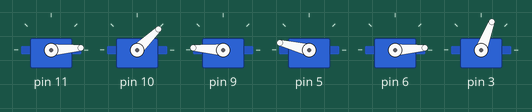
The sketch below on a simulated Arduino Uno, built with avr-gcc and run on an emulated ATmega328P. On the bench: 6 × servo.

Above: at 0.15 s.
At 4.69 s:
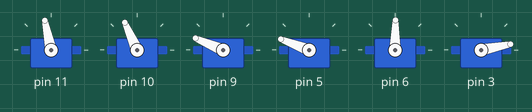
At 9.1 s:
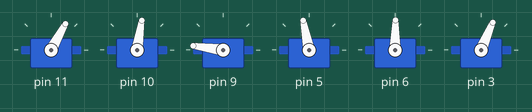
At 23.11 s:
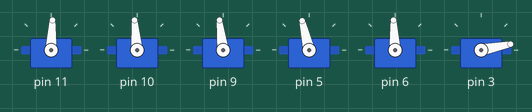
At 31.04 s:
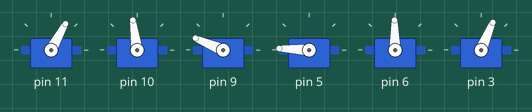
At 38.94 s:
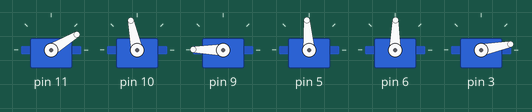
Timing chart, 0 to 40.0 s (numbered marks = the images above):
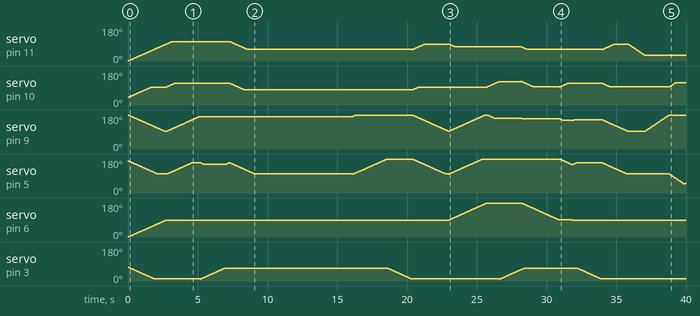

The sketch:

Making_Tea_Braccio.ino
```cpp
#include <Braccio.h>
#include <Servo.h>

Servo base;
Servo shoulder;
Servo elbow;
Servo wrist_rot;
Servo wrist_ver;
Servo gripper;

int count = 0;
int i = 0;
int j = 0;
int k = 0;
int m1 = 90;
int m2 = 90;
int m3 = 90;
int m4 = 90;
int m5 = 90;
int m6 = 73;


void setup() {

 pinMode(12, OUTPUT);   // you need to set HIGH the pin 12
 digitalWrite(12, HIGH);

 Braccio.begin(SOFT_START_DISABLED); // and set a proper parameter to disable the soft start

  // pointing up 90 degree

  Braccio.ServoMovement(30, 90, 96, 94, 100, 90, 10); // Straight

  Braccio.ServoMovement(30, 103, 115, 173, 160, 90, 10);

  Braccio.ServoMovement(30, 103, 115, 173, 150, 90, 68); // Grab Tea Tag

  Braccio.ServoMovement(30, 103, 115, 173, 160, 90, 68);

  Braccio.ServoMovement(30, 60, 80, 173, 100, 90, 68); // Move to cup

  delay(7000);

  Braccio.ServoMovement(30, 60, 80, 180, 120, 90, 68);

  Braccio.ServoMovement(30, 60, 80, 180, 180, 90, 68);

  Braccio.ServoMovement(30, 60, 80, 180, 180, 90, 10); // Drop Tea into Cup

  Braccio.ServoMovement(30, 90, 96, 94, 100, 90, 10); // Straight

  Braccio.ServoMovement(30, 75, 96, 180, 180, 180, 10);

  Braccio.ServoMovement(30, 75, 125, 163, 180, 180, 10);

  Braccio.ServoMovement(30, 75, 125, 163, 180, 180, 60); // Grab Sugar

  Braccio.ServoMovement(30, 60, 95, 160, 180, 90, 68);

  Braccio.ServoMovement(30, 60, 115, 150, 150, 90, 68);

  Braccio.ServoMovement(30, 60, 115, 155, 160, 87, 68); // Over cup with Sugar

  Braccio.ServoMovement(30, 60, 115, 155, 160, 90, 10); // Drop sugar into cup

  Braccio.ServoMovement(30, 90, 96, 94, 100, 90, 10); // Straight

  Braccio.ServoMovement(20, 30, 96, 94, 100, 90, 10); //Rotate towards straw

  Braccio.ServoMovement(20, 30, 96, 180, 100, 90, 10); //

  Braccio.ServoMovement(20, 30, 120, 180, 47, 90, 10); // Positions gripper around Straw


  Braccio.ServoMovement(20, 30, 120, 180, 70, 90, 10); // Positions gripper around Straw

  Braccio.ServoMovement(20, 30, 120, 180, 90, 90, 73); // Grip Straw

  Braccio.ServoMovement(20, 30, 120, 180, 50, 90, 73); // Grip Straw

  Braccio.ServoMovement(30, 60, 96, 94, 100, 90, 73); // Straight

  Braccio.ServoMovement(27, 69, 90, 180, 100, 90, 73); //going to center on top of cup

  Braccio.ServoMovement(27, 69, 90, 180, 95, 90, 73);

  Braccio.ServoMovement(27, 69, 90, 180, 135, 90, 73);
//centering the straw
  Braccio.ServoMovement(27, 69, 110, 180, 110, 90, 73);
  for(i=0; i<8;i++)
   {
 // put your main code here, to run repeatedly:
     Braccio.ServoMovement(27, 69, 110, 180, 110, 110, 73);
     Braccio.ServoMovement(27, 69, 110, 180, 110, 70, 73);
    }

  Braccio.ServoMovement(30, 90, 96, 94, 100, 90, 73); // Straight


}

void loop() {

}
```
